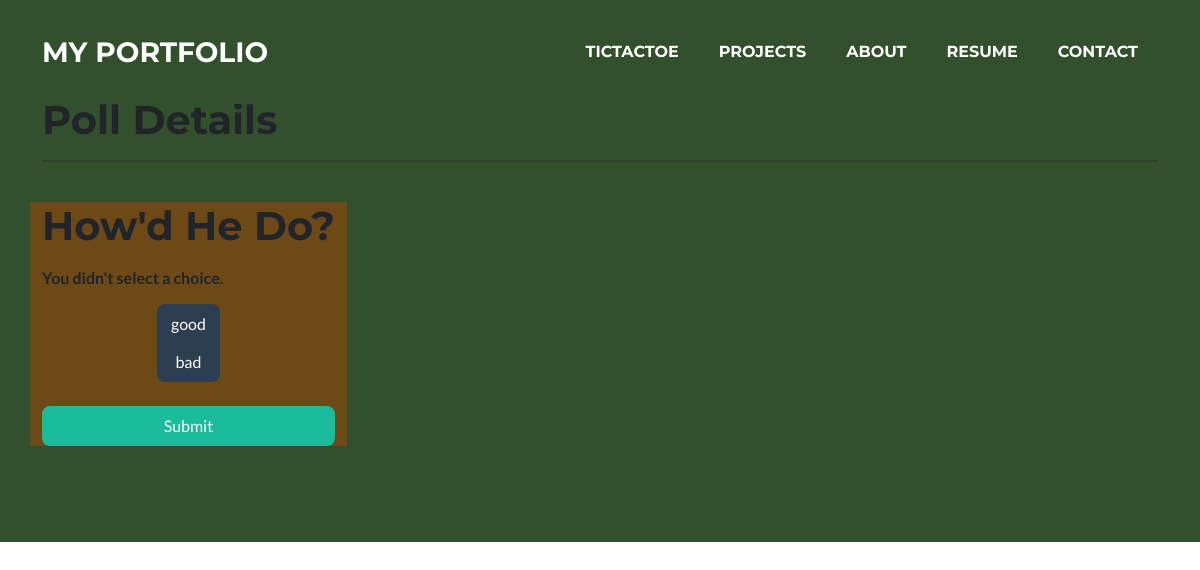
/polls/2/vote/, run on the app's committed database.
### polls/models.py (models this page shows, shortened)
class Question(models.Model):
    question_text = models.CharField(max_length=200)
    pub_date = models.DateTimeField('date published')

class Choice(models.Model):
    question = models.ForeignKey(Question, on_delete=models.CASCADE)
    choice_text = models.CharField(max_length=200)
    votes = models.IntegerField(default=0)

### polls/views.py (the view)
# urls.py: path('<int:question_id>/vote/', views.vote, name='vote'),
def vote(request, question_id):
    question = get_object_or_404(Question, pk=question_id)
    try:
        selected_choice = question.choice_set.get(pk=request.POST['choice'])
    except (KeyError, Choice.DoesNotExist):
        return render(request, 'polls/detail.html', {
            'question': question,
            'error_message': "You didn't select a choice.",
        })
    else:
        selected_choice.votes += 1
        selected_choice.save()
        return HttpResponseRedirect(reverse('polls:results', args=(question.id,)))

### polls/templates/polls/detail.html (shortened to what this page needs)
{% extends 'base.html' %}
{% block content %}
<section class="page-section polls-detail bg-secondary" id="polls-detail">
    <div class="container">
        <div class="row">
            <div class="col-md-12">
                <h1>Poll Details</h1>
                <hr />
                <br />
            </div>
        </div>
        <div class="row">
            <div class="col-md-auto bg-primary">
                <form action="{% url 'polls:vote' question.id %}" method="POST">
                    <fieldset>
                        <legend>
                            <h1>{{ question.question_text }}</h1>
                        </legend>
                        {% if error_message %}<p><strong>{{ error_message }}</strong></p>{% endif %}
                        <div class='wrapper text-center'>
                            <div class="btn-group-vertical">
                                {% for choice in question.choice_set.all %}
                                <label class="btn btn-secondary" for="choice{{ forloop.counter }}">{{ choice.choice_text }}</label>
                                {% endfor %}
                            </div>
                        </div>
                    </fieldset>
                    <br />
                    <input class="btn btn-primary" type="submit" value="Submit">
                </form>
            </div>
        </div>
    </div>
</section>
{% endblock %}

### data on the page
Question: question_text "How'd He Do?"
Choice: choice_text "good"
Choice: choice_text "bad"

### other printed values
{{ error_message }} "You didn't select a choice."
